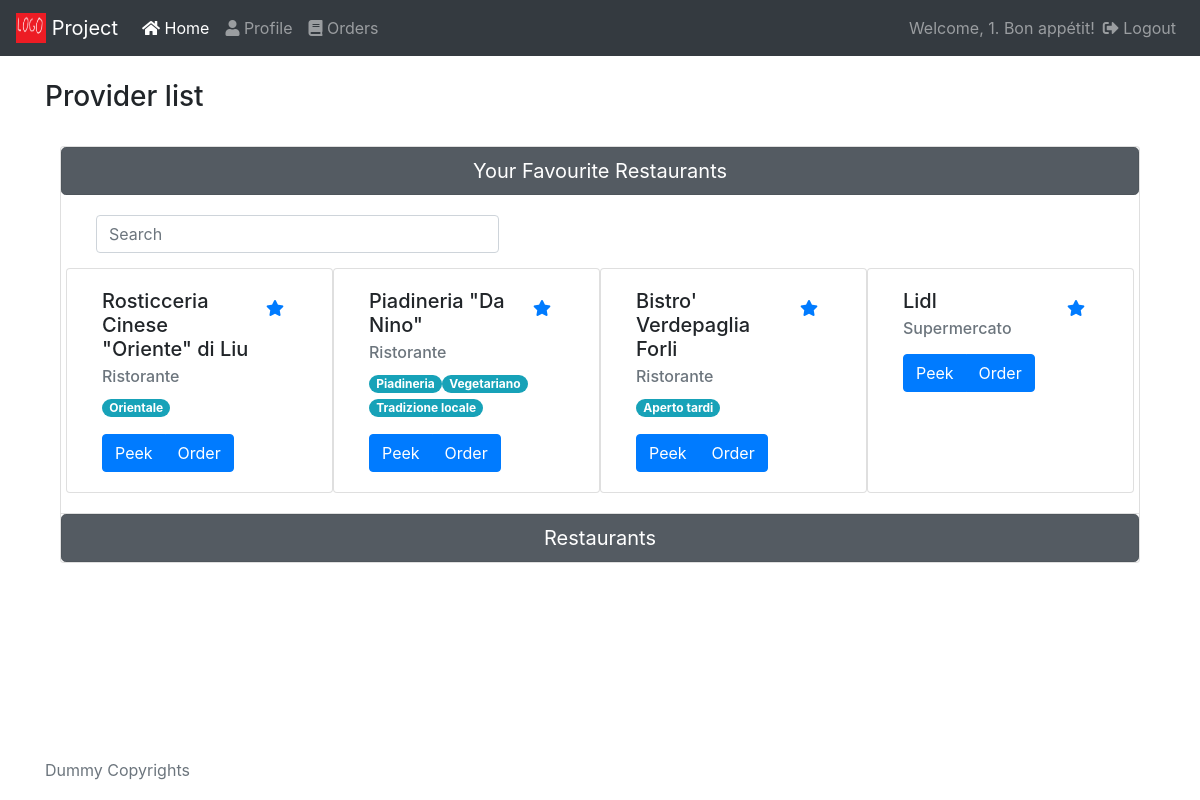
/home_clients.php (signed in), run on the app's committed database.
### tables this page shows
CREATE TABLE `provider` (
  `provider_id` int(11) NOT NULL AUTO_INCREMENT,
  `provider_name` varchar(90) NOT NULL,
  `provider_address` varchar(90) NOT NULL,
  `provider_email` varchar(45) NOT NULL,
  `provider_password` varchar(255) NOT NULL,
  `type_id` int(11) NOT NULL,
  `opening_hours` time NOT NULL,
  `closing_hours` time NOT NULL,
  PRIMARY KEY (`provider_id`),
  KEY `type_id_idx` (`type_id`),
  CONSTRAINT `type_id` FOREIGN KEY (`type_id`) REFERENCES `type` (`type_id`) ON DELETE NO ACTION ON UPDATE NO ACTION
);

CREATE TABLE `type` (
  `type_id` int(11) NOT NULL AUTO_INCREMENT,
  `type_name` varchar(45) NOT NULL,
  PRIMARY KEY (`type_id`)
);

CREATE TABLE `category` (
  `category_id` int(11) NOT NULL AUTO_INCREMENT,
  `category_name` varchar(45) NOT NULL,
  PRIMARY KEY (`category_id`)
);

### home_clients.php (the view, shortened to what this page needs)
<?php include("fragments/connection-begin.php"); ?>
<!DOCTYPE html>
<html lang="en">
<head>
  <?php include("fragments/head-contents.php"); ?>
</head>
<body>
  <?php include("fragments/navbar.php"); ?>
  <div class="container mt-4 mb-4">
    <h3 class="pb-2">Provider list</h3>
    <div class="container accordion mt-4 mb-4" id="mainAccordion">
      <div class="card main-card">
        <h1 class="mb-0">
          <button class="btn btn-secondary btn-lg btn-block active" data-toggle="collapse" data-target="#collapseFavouriteRestaurants" aria-expanded="true" aria-controls="collapseFavouriteRestaurants">
            Your Favourite Restaurants
          </button>
        </h1>
        <div id="collapseFavouriteRestaurants" class="collapse show" aria-labelledby="headingFavouriteRestaurants" data-parent="#mainAccordion">
          <div class="card-body">
            <div class="card-searchbar col-5">
              <input class="form-control mr-sm-2" id="searchFavourites" type="search" placeholder="Search" aria-label="Search Favourites">
            </div>
            <div class="row" id="favouriteProviders">
              <?php
                if ($favProviders = $conn->query(
                  "SELECT p.provider_id, p.provider_name, t.type_name
                  FROM client_provider cp
                  JOIN provider p
                  ON cp.provider_id = p.provider_id
                  LEFT JOIN type t
                  ON p.type_id = t.type_id
                  WHERE cp.client_id = '".$_SESSION['user_id']."'"
                )) {
                  while ($providerRow = $favProviders->fetch_assoc()) {
              ?>
              <div class="card col-sm-3 providerCard favouriteProvider" data-provider-id="<?php echo $providerRow['provider_id']; ?>">
                <div class="card-body">
                  <div class="float-right">
                    <button name="removeFavourite" class="btn btn-link"><i class="fas fa-star"></i></button>
                  </div>
                  <h5 class="card-title"><?php echo $providerRow['provider_name'] ?></h5>
                  <h6 class="card-subtitle mb-2 text-muted"><?php echo $providerRow['type_name'] ?></h6>
                  <p class="card-text">
                    <?php
                      if ($providerCategories = $conn->query("SELECT c.category_name
                                            FROM provider p
                                            LEFT JOIN provider_category pc
                                            ON p.provider_id = pc.provider_id
                                            LEFT JOIN category c
                                            ON c.category_id = pc.category_id
                                            WHERE p.provider_id = '".$providerRow['provider_id']."'")) {
                        while ($categoryRow = $providerCategories->fetch_assoc()) {
                          echo "<span class='badge badge-pill badge-info'>".$categoryRow['category_name']."</span>";
                        }
                      }
                    ?>
                  </p>
                  <div class="btn-group btn-group-justified">
                    <button class="btn btn-primary inline" data-toggle="modal" data-target="#peekOnProvider">Peek</button>
                    <button class="btn btn-primary inline btn-place-order">Order</button>
                  </div>
                </div>
              </div>
              <?php
                  }
                } else {
                  echo "Query failed";
                }
               ?>
            </div>
          </div>
        </div>
      </div>
      <div class="card main-card">
        <h1 class="mb-0">
          <button class="btn btn-secondary btn-lg btn-block active" data-toggle="collapse" data-target="#collapseAllRestaurants" aria-expanded="false" aria-controls="collapseAllRestaurants">
            Restaurants
          </button>
        </h1>
      </div>
    </div>
  </div>
    <?php include("fragments/footer.php"); ?>
</body>
</html>

### fragments/head-contents.php (shortened to what this page needs)
<link rel="stylesheet" href="https://stackpath.bootstrapcdn.com/bootstrap/4.3.1/css/bootstrap.min.css" />
<link rel="stylesheet" href="https://use.fontawesome.com/releases/v5.8.1/css/all.css">
<link rel="stylesheet" href="styles/style.css" />

### fragments/navbar.php (shortened to what this page needs)
<nav class="navbar navbar-expand-lg navbar-dark bg-dark sticky-top">
  <a class="navbar-brand" <?php echo ($_SESSION['user_type'] == 'client') ? 'href="home_clients.php"' : 'href="home_providers.php"'; ?>>
    <img src="res/logo.png" width="30" height="30" class="d-inline-block align-top" alt="">
    Project
  </a>
  <div class="collapse navbar-collapse" id="navbarText">
    <ul class="navbar-nav mr-auto">
      <li class="nav-item">
        <a class="nav-link" <?php echo ($_SESSION['user_type'] == 'client') ? 'href="home_clients.php"' : 'href="home_providers.php"'; ?>><i class="fas fa-home"></i> Home</a>
      </li>
      <li class="nav-item">
        <a class="nav-link" <?php echo ($_SESSION['user_type'] == 'client') ? 'href="profile_clients.php"' : 'href="profile_providers.php"'; ?>><i class="fas fa-user"></i> Profile</a>
      </li>
      <?php
      if ($_SESSION['user_type'] == 'client') {
        echo '
        <li class="nav-item">
          <a class="nav-link" href="orders_clients.php"><i class="fas fa-book"></i> Orders</a>
        </li>
        ';
      }
      ?>
    </ul>
    <ul class="navbar-nav navbar-right">
      <li class="nav-item">
        <div class="navbar-text">Welcome, <?php echo $_SESSION['user_name']; echo ($_SESSION['user_type'] == 'client') ? '. Bon appétit!' : '.';?></div>
      </li>
      <li class="nav-item">
        <a class="nav-link" href="logout.php"><i class="fas fa-sign-out-alt"></i> Logout</a>
      </li>
    </ul>
  </div>
</nav>

### fragments/footer.php
<footer class="footer">
  <div class="container">
    <p class="text-muted">Dummy Copyrights</p>
  </div>
</footer>

### styles/style.css (style rules this page uses)
.card-searchbar { margin-bottom: 15px; }
html { position: relative; min-height: 100%; }
body { margin-bottom: 60px; }
.footer { position: absolute; bottom: 0; width: 100%; height: 60px; line-height: 60px; }

### data on the page
provider: provider_name "Rosticceria Cinese \"Oriente\" di Liu", type.type_name "Ristorante"
category: category_name "Orientale"
provider: provider_name "Piadineria \"Da Nino\"", type.type_name "Ristorante"
category: category_name "Piadineria"
category: category_name "Vegetariano"
category: category_name "Tradizione locale"
provider: provider_name "Bistro' Verdepaglia Forli", type.type_name "Ristorante"
category: category_name "Aperto tardi"
provider: provider_name "Lidl", type.type_name "Supermercato"

### other printed values
$_SESSION['user_name'] "1"
